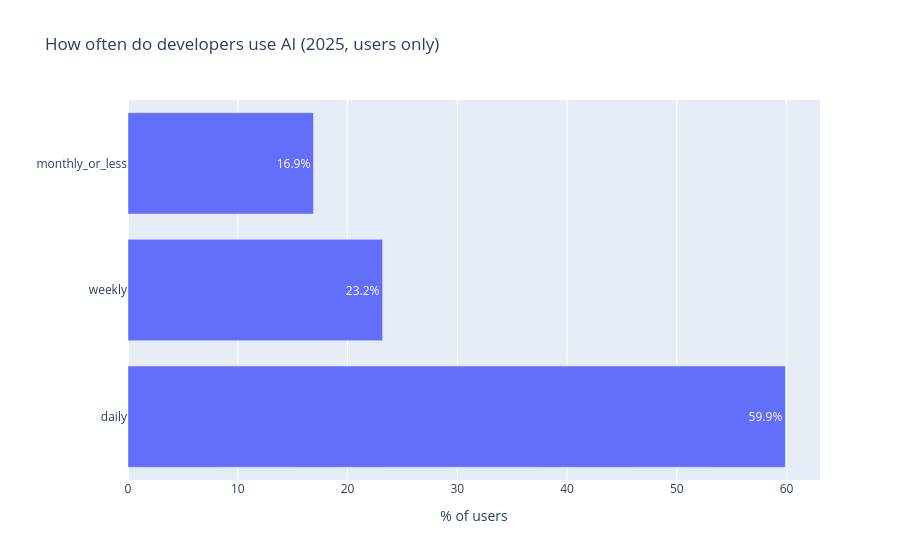

The notebook cell this image was saved under:
### Code cell
fig = px.bar(d2, x="pct", y="ai_use_frequency", orientation="h", text="pct",
             title="How often do developers use AI (2025, users only)",
             labels={"pct": "% of users", "ai_use_frequency": ""},
             category_orders={"ai_use_frequency": ["daily", "weekly", "monthly_or_less"]})
fig.update_traces(texttemplate="%{text}%")
fig.update_yaxes(autorange="reversed")
fig.show()

### Figure 1 — Plotly figure (JSON) as saved in the notebook; plotly's stock layout.template omitted (floating-point values rounded to 4 significant figures)
{"data": [{"hovertemplate": "% of users=%{text}<br>=%{y}<extra></extra>", "legendgroup": "", "marker": {"color": "#636efa", "pattern": {"shape": ""}}, "name": "", "orientation": "h", "showlegend": false, "text": [59.9, 23.2, 16.9], "textposition": "auto", "texttemplate": "%{text}%", "type": "bar", "x": [59.9, 23.2, 16.9], "xaxis": "x", "y": ["daily", "weekly", "monthly_or_less"], "yaxis": "y"}], "layout": {"barmode": "relative", "legend": {"tracegroupgap": 0}, "title": {"text": "How often do developers use AI (2025, users only)"}, "xaxis": {"anchor": "y", "domain": [0, 1], "title": {"text": "% of users"}}, "yaxis": {"anchor": "x", "autorange": "reversed", "categoryarray": ["monthly_or_less", "weekly", "daily"], "categoryorder": "array", "domain": [0, 1], "title": {"text": ""}}}}
